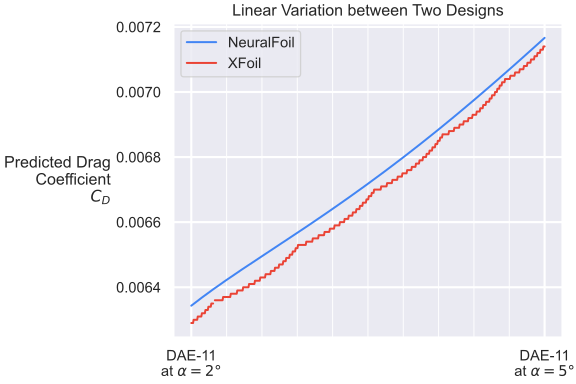

The script that saved this image:
import aerosandbox as asb
import aerosandbox.numpy as np
from typing import Optional
from tqdm import tqdm
from dataclasses import dataclass, field
from functools import cached_property

init_guess_af = asb.KulfanAirfoil("naca0012")


@dataclass(frozen=True)
class State:
    """
    Defines a single aerodynamic operating condition, consisting of:
        - An airfoil
        - An angle of attack
        - A Reynolds number
        - A Mach number

    Computation of the aerodynamics is lazy, and is only computed when needed. You can compute the
    aerodynamics using the following methods:
        - `aero_nf()` for NeuralFoil
        - `aero_xf()` for XFoil

    Both will return a dictionary with the following keys (among others):
        - "CL" (lift coefficient)
        - "CD" (drag coefficient)
        - "CM" (moment coefficient)
    """
    af: asb.KulfanAirfoil
    alpha: float = 0.0
    Re: float = 1e6
    mach: float = 0.0
    _precomputed_aero_nf: Optional[dict] = field(default=None, repr=False)
    _precomputed_aero_xf: Optional[dict] = field(default=None, repr=False)

    @cached_property
    def aero_nf(self) -> dict[str, float | np.ndarray]:
        if self._precomputed_aero_nf is not None:
            return self._precomputed_aero_nf
        return self.af.get_aero_from_neuralfoil(
            alpha=self.alpha,
            Re=self.Re,
            mach=self.mach,
            model_size="xxxlarge",
        )

    @cached_property
    def aero_xf(self) -> dict[str, float | np.ndarray]:
        if self._precomputed_aero_xf is not None:
            return self._precomputed_aero_xf
        return asb.XFoil(
            self.af,
            Re=self.Re,
            mach=self.mach,
        ).alpha(self.alpha)

    def force_precompute(self) -> None:
        self.aero_nf  # Forces cached_property to compute
        self.aero_xf  # Forces cached_property to compute

    def optimize_nf(self, model_size="xlarge") -> "State":
        """
        Given the current state, formulates an aerodynamic shape optimization problem using
        NeuralFoil to minimize the drag coefficient. Uses the current state as the initial guess.

        Args:
            model_size: The size of the model to use in the NeuralFoil analysis. Options are:
                - "xxsmall"
                - "xsmall"
                - "small"
                - "medium"
                - "large"
                - "xlarge"
                - "xxlarge"
                - "xxxlarge"

        Returns: The optimized state.

        """
        opti = asb.Opti()

        af = asb.KulfanAirfoil(
            name="Optimized",
            lower_weights=opti.variable(
                init_guess=self.af.lower_weights,
                lower_bound=-1,
                upper_bound=1,
            ),
            upper_weights=opti.variable(
                init_guess=self.af.upper_weights,
                lower_bound=-1,
                upper_bound=1,
            ),
            leading_edge_weight=opti.variable(
                init_guess=self.af.leading_edge_weight,
                lower_bound=-1,
                upper_bound=1,
            ),
            TE_thickness=self.af.TE_thickness,
        )

        alpha = opti.variable(init_guess=self.alpha, lower_bound=-30, upper_bound=30)

        aero = af.get_aero_from_neuralfoil(
            alpha=alpha,
            Re=self.Re,
            mach=self.mach,
            model_size=model_size,
        )

        opti.subject_to(
            [
                aero["analysis_confidence"] > 0.95,
                aero["CL"] == 0.5,
                af.local_thickness() > 0,
                af.area() / init_guess_af.area() > 0.85,
                af.LE_radius() / init_guess_af.LE_radius() > 0.85,
                af.max_thickness() / init_guess_af.max_thickness() > 0.25,
                af.lower_weights[0] + af.upper_weights[0] == 0,
            ]
        )
        opti.minimize(aero["CD"])

        sol = opti.solve(behavior_on_failure="return_last", verbose=False)

        return State(
            af=sol(af),
            alpha=sol(alpha),
            Re=self.Re,
            mach=self.mach,
            _precomputed_aero_nf=sol(aero),
        )

    def blend_with(self, other: "State", blend_fraction: float) -> "State":
        return State(
            af=self.af.blend_with_another_airfoil(other.af, blend_fraction=blend_fraction),
            alpha=self.alpha * (1 - blend_fraction) + other.alpha * blend_fraction,
            Re=self.Re * (1 - blend_fraction) + other.Re * blend_fraction,
            mach=self.mach * (1 - blend_fraction) + other.mach * blend_fraction,
        )

s1 = State(af=asb.KulfanAirfoil("dae11"), alpha=2)
s2 = State(af=asb.KulfanAirfoil("dae11"), alpha=5)

blend_fractions = np.linspace(0, 1, 600)

s = [
    s1.blend_with(s2, blend_fraction=f)
    for f in blend_fractions
]

for state in tqdm(s):
    state.force_precompute()

import matplotlib.pyplot as plt
import aerosandbox.tools.pretty_plots as p

fig, ax = plt.subplots(figsize=(6, 4))
ax.plot(
    blend_fractions,
    np.concatenate([state.aero_nf["CD"] for state in s]),
    label="NeuralFoil",
)
ax.plot(
    blend_fractions,
    np.array([
        float(state.aero_xf["CD"]) if len(state.aero_xf["CD"]) == 1 else np.nan
        for state in s
    ]),
    label="XFoil",
)

plt.xticks(
    [0, 1],
    [
        "DAE-11\nat $\\alpha = 2\\degree$",
        "DAE-11\nat $\\alpha = 5\\degree$",
    ],
)
p.set_ticks(None, 0.1)

p.show_plot(
    "Linear Variation between Two Designs",
    "",
    "Predicted Drag Coefficient $C_D$",
    set_ticks=False,
    savefig="nf_vs_xf_smoothness_demo.svg",
)
